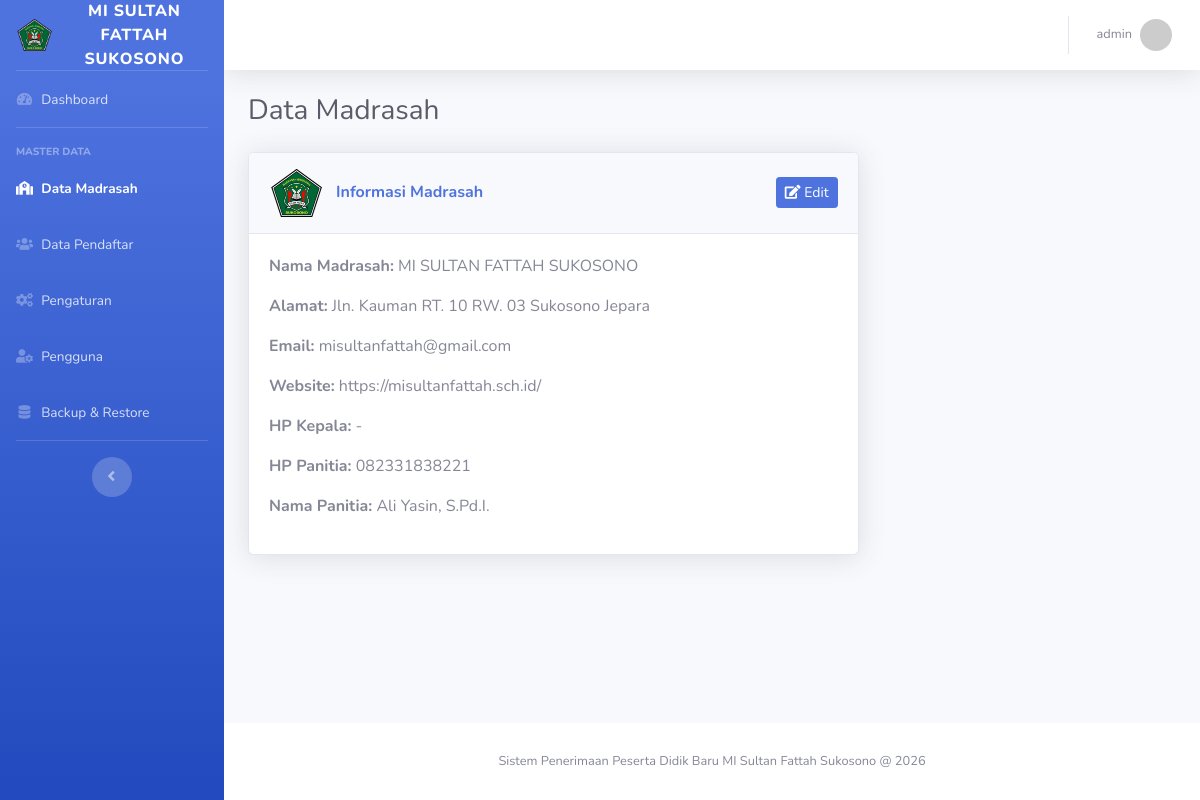
Screenshot of /admin/index.php?page=madrasah (signed in) with the database file from the repository.
### tables this page shows
CREATE TABLE `madrasah` (
  `id` int unsigned NOT NULL AUTO_INCREMENT,
  `nama` varchar(150) NOT NULL,
  `alamat` text,
  `email` varchar(100) DEFAULT NULL,
  `website` varchar(100) DEFAULT NULL,
  `hp_kepala` varchar(30) DEFAULT NULL,
  `hp_panitia` varchar(30) DEFAULT NULL,
  `logo` varchar(255) DEFAULT NULL,
  `nama_panitia` varchar(150) DEFAULT NULL,
  PRIMARY KEY (`id`)
);

CREATE TABLE `users` (
  `id` int unsigned NOT NULL AUTO_INCREMENT,
  `foto` varchar(255) DEFAULT NULL,
  `username` varchar(50) NOT NULL,
  `password` varchar(255) NOT NULL,
  `created_at` datetime NOT NULL DEFAULT CURRENT_TIMESTAMP,
  PRIMARY KEY (`id`),
  UNIQUE KEY `username` (`username`)
);

### config.php (called while the page is built, shortened)
<?php
$db_host = 'localhost';
$db_user = 'root';
$db_pass = '';
$db_name = 'ppdb_2026';
$mysqli = new mysqli($db_host, $db_user, $db_pass, $db_name);
$mysqli->set_charset('utf8mb4');
function base_url(string $path = ''): string
{
    $base = rtrim('http://localhost/ppdb_2026', '/');
    return $base . '/' . ltrim($path, '/');
}
function esc($value): string
{
    if (is_scalar($value)) {
        return htmlspecialchars((string)$value, ENT_QUOTES, 'UTF-8');
    }
    return '';
}
function is_logged_in(): bool
{
    return isset($_SESSION['user_id']);
}
function current_user(): ?array
{
    global $mysqli;
    $stmt = $mysqli->prepare('SELECT id, username, foto FROM users WHERE id = ? LIMIT 1');
    $stmt->bind_param('i', $_SESSION['user_id']);
    $stmt->execute();
    $result = $stmt->get_result();
    $cachedUser = $result->fetch_assoc() ?: null;
    return $cachedUser;
}

### admin/pages/madrasah.php (the view, shortened to what this page needs)
<?php
$madrasah = [
    'nama' => 'MI SULTAN FATTAH SUKOSONO',
    'alamat' => '',
    'email' => '',
    'website' => '',
    'hp_kepala' => '',
    'hp_panitia' => '',
    'nama_panitia' => '',
    'logo' => '',
];
if ($result = $mysqli->query('SELECT * FROM madrasah LIMIT 1')) {
    if ($row = $result->fetch_assoc()) {
        $madrasah = $row;
    }
}
?>
<div class="container-fluid">
    <div class="d-sm-flex align-items-center justify-content-between mb-4">
        <h1 class="h3 mb-0 text-gray-800">Data Madrasah</h1>
    </div>
    <div class="row">
        <div class="col-lg-8">
            <div class="card shadow mb-4">
                <div class="card-header py-3 d-flex justify-content-between align-items-center">
                    <div class="d-flex align-items-center">
                        <?php if (!empty($madrasah['logo'])): ?>
                        <img src="<?= esc(base_url('uploads/' . $madrasah['logo'])); ?>" alt="Logo Madrasah"
                            style="height:48px; margin-right:12px;">
                        <?php endif; ?>
                        <h6 class="m-0 font-weight-bold text-primary">Informasi Madrasah</h6>
                    </div>
                    <button class="btn btn-sm btn-primary" data-toggle="modal" data-target="#modalMadrasah">
                        <i class="fas fa-edit"></i> Edit
                    </button>
                </div>
                <div class="card-body">
                    <p><strong>Nama Madrasah:</strong> <?= esc($madrasah['nama']); ?></p>
                    <p><strong>Alamat:</strong> <?= esc($madrasah['alamat']); ?></p>
                    <p><strong>Email:</strong> <?= esc($madrasah['email']); ?></p>
                    <p><strong>Website:</strong> <?= esc($madrasah['website']); ?></p>
                    <p><strong>HP Kepala:</strong> <?= esc($madrasah['hp_kepala']); ?></p>
                    <p><strong>HP Panitia:</strong> <?= esc($madrasah['hp_panitia']); ?></p>
                    <p><strong>Nama Panitia:</strong> <?= esc($madrasah['nama_panitia']); ?></p>
                </div>
            </div>
        </div>
    </div>
</div>

### admin/template/header.php (shortened to what this page needs)
<?php
require_once __DIR__ . '/../../config.php';
$madrasah_nama = 'MI SULTAN FATTAH SUKOSONO';
$madrasah_logo = '';
if ($result = $mysqli->query('SELECT nama, logo FROM madrasah LIMIT 1')) {
    if ($row = $result->fetch_assoc()) {
        $madrasah_nama = $row['nama'];
        $madrasah_logo = isset($row['logo']) ? (string)$row['logo'] : '';
    }
}
$user = current_user();
?>
<!DOCTYPE html>
<html lang="id">
<head>
    <link href="../assets/vendor/fontawesome-free/css/all.min.css" rel="stylesheet" type="text/css">
    <link href="../assets/css/sb-admin-2.min.css" rel="stylesheet">
    <link href="https://cdn.datatables.net/1.13.6/css/dataTables.bootstrap4.min.css" rel="stylesheet">
    <link href="https://cdn.datatables.net/buttons/2.4.1/css/buttons.bootstrap4.min.css" rel="stylesheet">
</head>
<body id="page-top">
    <div id="wrapper">
        <?php include __DIR__ . '/sidebar.php'; ?>
        <div id="content-wrapper" class="d-flex flex-column">
            <div id="content">
                <nav class="navbar navbar-expand navbar-light bg-white topbar mb-4 static-top shadow">
                    <ul class="navbar-nav ml-auto">
                        <li class="nav-item dropdown no-arrow">
                            <a class="nav-link dropdown-toggle" href="#" id="userDropdown" role="button"
                                data-toggle="dropdown" aria-haspopup="true" aria-expanded="false">
                                <span
                                    class="mr-2 d-none d-lg-inline text-gray-600 small"><?= esc($user['username'] ?? 'Admin'); ?></span>
                                <img class="img-profile rounded-circle"
                                    src="<?= esc(isset($user['foto']) && $user['foto'] !== '' ? base_url('uploads/' . $user['foto']) : 'https://via.placeholder.com/60'); ?>">
                            </a>
                        </li>
                    </ul>
                </nav>

### admin/template/sidebar.php
<?php
$current_page = isset($_GET['page']) ? $_GET['page'] : 'dashboard';
function active_menu(string $page, string $current): string
{
    return $page === $current ? 'active' : '';
}
?>
<ul class="navbar-nav bg-gradient-primary sidebar sidebar-dark accordion" id="accordionSidebar">
    <a class="sidebar-brand d-flex align-items-center justify-content-center" href="index.php">
        <?php if (!empty($madrasah_logo)): ?>
            <img src="<?= esc(base_url('uploads/' . $madrasah_logo)); ?>" alt="Logo" style="height:32px" class="mr-2">
        <?php else: ?>
            <div class="sidebar-brand-icon rotate-n-15">
                <i class="fas fa-graduation-cap"></i>
            </div>
        <?php endif; ?>
        <div class="sidebar-brand-text mx-3"><?= esc($madrasah_nama); ?></div>
    </a>
    <hr class="sidebar-divider my-0">
    <li class="nav-item <?= active_menu('dashboard', $current_page); ?>">
        <a class="nav-link" href="index.php?page=dashboard">
            <i class="fas fa-fw fa-tachometer-alt"></i>
            <span>Dashboard</span></a>
    </li>
    <hr class="sidebar-divider">
    <div class="sidebar-heading">
        Master Data
    </div>
    <li class="nav-item <?= active_menu('madrasah', $current_page); ?>">
        <a class="nav-link" href="index.php?page=madrasah">
            <i class="fas fa-fw fa-school"></i>
            <span>Data Madrasah</span></a>
    </li>
    <li class="nav-item <?= active_menu('pendaftar', $current_page); ?>">
        <a class="nav-link" href="index.php?page=pendaftar">
            <i class="fas fa-fw fa-users"></i>
            <span>Data Pendaftar</span></a>
    </li>
    <li class="nav-item <?= active_menu('pengaturan', $current_page); ?>">
        <a class="nav-link" href="index.php?page=pengaturan">
            <i class="fas fa-fw fa-cogs"></i>
            <span>Pengaturan</span></a>
    </li>
    <li class="nav-item <?= active_menu('pengguna', $current_page); ?>">
        <a class="nav-link" href="index.php?page=pengguna">
            <i class="fas fa-fw fa-user-cog"></i>
            <span>Pengguna</span></a>
    </li>
    <li class="nav-item <?= active_menu('backup', $current_page); ?>">
        <a class="nav-link" href="index.php?page=backup">
            <i class="fas fa-fw fa-database"></i>
            <span>Backup &amp; Restore</span></a>
    </li>
    <hr class="sidebar-divider d-none d-md-block">
    <div class="text-center d-none d-md-inline">
        <button class="rounded-circle border-0" id="sidebarToggle"></button>
    </div>
</ul>

### rows the page displays
madrasah: logo (picture), nama "MI SULTAN FATTAH SUKOSONO", alamat "Jln. Kauman RT. 10 RW. 03 Sukosono Jepara", email "misultanfattah@gmail.com", website "https://misultanfattah.sch.id/", hp_kepala "-", hp_panitia "082331838221", nama_panitia "Ali Yasin, S.Pd.I."
users: username "admin"
